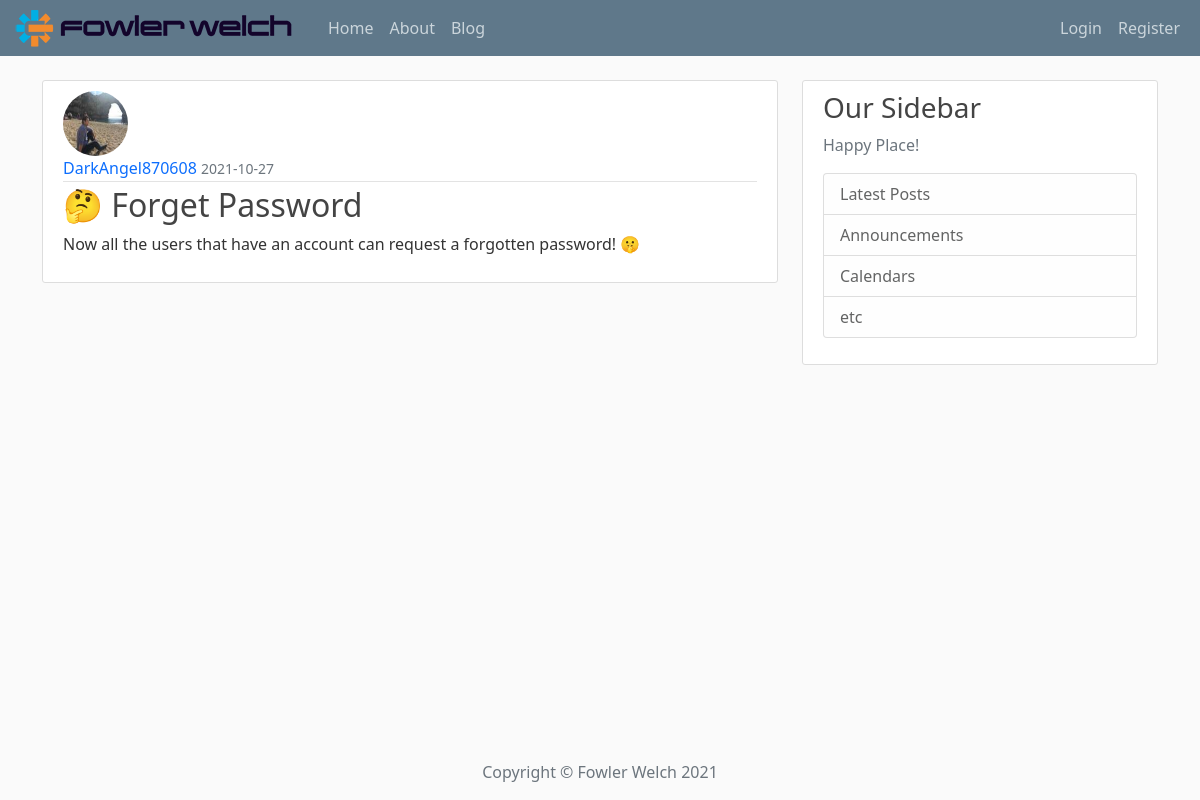
Screenshot of /post/2 with the database file from the repository.
### app/models.py (models this page shows, shortened)
class User(db.Model, UserMixin):
    id = db.Column(db.Integer, primary_key=True)
    username = db.Column(db.String(20), unique=True, nullable=False)
    email = db.Column(db.String(120), unique=True, nullable=False)
    image_file = db.Column(db.String(200), nullable=False, default='default.jpeg')
    password = db.Column(db.String(60), nullable=False)
    posts = db.relationship('Post', backref='author', lazy=True)

class Post(db.Model):
    id = db.Column(db.Integer, primary_key=True)
    title = db.Column(db.String(100), nullable=False)
    date_posted = db.Column(db.DateTime, nullable=False, default=datetime.utcnow)
    content = db.Column(db.Text, nullable=False)
    user_id = db.Column(db.Integer, db.ForeignKey('user.id'), nullable=False)

### app/routes.py (the view)
@app.route('/post/<int:post_id>')
def post(post_id):
    post = Post.query.get_or_404(post_id)
    return render_template('post.html', title=post.title, post=post)

### app/templates/post.html (shortened to what this page needs)
{% extends 'client_template/base.html' %}
{% block content %}
        <article class="media content-section">
            <img class="rounded-circle article-img" src="{{ url_for('static',
                 filename='images/' + post.author.image_file) }}" alt="">
            <div class="media-body">
                <div class="article-metadata">
                    <a class="mr-2" href="{{ url_for('user_posts', username=post.author.username) }}">{{ post.author.username }}</a>
                    <small class="text-muted">{{ post.date_posted.strftime('%Y-%m-%d') }}</small>
                </div>
                <h2 class="article-title">{{ post.title }}</h2>
                <p class="article-content">{{ post.content }}</p>
            </div>
        </article>
{% endblock content %}

### app/static/css/main.css (style rules this page uses)
body { background: #fafafa; color: #333333; margin-top: 5rem; }
h1, h2, h3, h4, h5, h6 { color: #444444; }
.content-section { background: #ffffff; padding: 10px 20px; border: 1px solid #dddddd; border-radius: 3px; margin-bottom: 20px; }
.article-title { color: #444444; }
a { text-decoration: none; }
.article-content { white-space: pre-line; }
.article-img { height: 65px; width: 65px; margin-right: 16px; }
.article-metadata { padding-bottom: 1px; margin-bottom: 4px; border-bottom: 1px solid #e3e3e3 }

### rows the page displays
User: image_file (picture), author.username "DarkAngel870608"
Post: date_posted "2021-10-27", title "🤔 Forget Password", content "Now all the users that have an account can request a forgotten password! 🤫"

### other values shown
{{ moment().format('YYYY') }} "2021"
